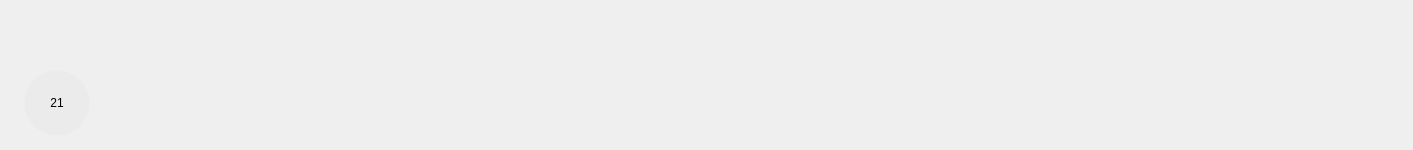
           <widget class="QWidget" name="rack_widget" native="true">
            <property name="minimumSize">
             <size>
              <width>0</width>
              <height>150</height>
             </size>
            </property>
            <layout class="QHBoxLayout" name="horizontalLayout_5">
             <property name="spacing">
              <number>3</number>
             </property>
             <property name="leftMargin">
              <number>0</number>
             </property>
             <property name="topMargin">
              <number>0</number>
             </property>
             <property name="rightMargin">
              <number>0</number>
             </property>
             <property name="bottomMargin">
              <number>0</number>
             </property>
             <item>
              <widget class="QWidget" name="widget_25" native="true">
               <property name="sizePolicy">
                <sizepolicy hsizetype="Fixed" vsizetype="Fixed">
                 <horstretch>0</horstretch>
                 <verstretch>0</verstretch>
                </sizepolicy>
               </property>
               <property name="minimumSize">
                <size>
                 <width>115</width>
                 <height>129</height>
                </size>
               </property>
               <property name="maximumSize">
                <size>
                 <width>115</width>
                 <height>129</height>
                </size>
               </property>
               <widget class="QLabel" name="label_7">
                <property name="geometry">
                 <rect>
                  <x>0</x>
                  <y>0</y>
                  <width>115</width>
                  <height>129</height>
                 </rect>
                </property>
                <property name="sizePolicy">
                 <sizepolicy hsizetype="Fixed" vsizetype="Fixed">
                  <horstretch>0</horstretch>
                  <verstretch>0</verstretch>
                 </sizepolicy>
                </property>
                <property name="minimumSize">
                 <size>
                  <width>115</width>
                  <height>129</height>
                 </size>
                </property>
                <property name="maximumSize">
                 <size>
                  <width>115</width>
                  <height>129</height>
                 </size>
                </property>
                <property name="text">
                 <string/>
                </property>
                <property name="pixmap">
                 <pixmap resource="../../probe_basic.qrc">:/images/rack_fork_dn.png</pixmap>
                </property>
                <property name="alignment">
                 <set>Qt::AlignCenter</set>
                </property>
               </widget>
               <widget class="QLabel" name="label_16">
                <property name="geometry">
                 <rect>
                  <x>24</x>
                  <y>60</y>
                  <width>66</width>
                  <height>66</height>
                 </rect>
                </property>
                <property name="sizePolicy">
                 <sizepolicy hsizetype="Fixed" vsizetype="Fixed">
                  <horstretch>0</horstretch>
                  <verstretch>0</verstretch>
                 </sizepolicy>
                </property>
                <property name="styleSheet">
                 <string notr="true">QLabel {
    border-style: transparent;
    border-color: rgb(235, 235, 235);
    border-width: 1px;
    border-radius: 33px;
    color: black;
    background: rgb(235, 235, 235);
	font: 75 21pt &quot;Bebas Kai&quot;;
}</string>
                </property>
                <property name="text">
                 <string>21</string>
                </property>
                <property name="alignment">
                 <set>Qt::AlignCenter</set>
                </property>
               </widget>
              </widget>
             </item>
             <item>
              <widget class="QLabel" name="label_6">
               <property name="sizePolicy">
                <sizepolicy hsizetype="Fixed" vsizetype="Fixed">
                 <horstretch>0</horstretch>
                 <verstretch>0</verstretch>
                </sizepolicy>
               </property>
               <property name="minimumSize">
                <size>
                 <width>115</width>
                 <height>129</height>
                </size>
               </property>
               <property name="maximumSize">
                <size>
                 <width>115</width>
                 <height>129</height>
                </size>
               </property>
               <property name="text">
                <string/>
               </property>
               <property name="pixmap">
                <pixmap resource="../../probe_basic.qrc">:/images/rack_fork_dn.png</pixmap>
               </property>
               <property name="alignment">
                <set>Qt::AlignCenter</set>
               </property>
              </widget>
             </item>
             <item>
              <widget class="QLabel" name="label_4">
               <property name="sizePolicy">
                <sizepolicy hsizetype="Fixed" vsizetype="Fixed">
                 <horstretch>0</horstretch>
                 <verstretch>0</verstretch>
                </sizepolicy>
               </property>
               <property name="minimumSize">
                <size>
                 <width>115</width>
                 <height>129</height>
                </size>
               </property>
               <property name="maximumSize">
                <size>
                 <width>115</width>
                 <height>129</height>
                </size>
               </property>
               <property name="text">
                <string/>
               </property>
               <property name="pixmap">
                <pixmap resource="../../probe_basic.qrc">:/images/rack_fork_dn.png</pixmap>
               </property>
               <property name="alignment">
                <set>Qt::AlignCenter</set>
               </property>
              </widget>
             </item>
             <item>
              <widget class="QLabel" name="label_3">
               <property name="sizePolicy">
                <sizepolicy hsizetype="Fixed" vsizetype="Fixed">
                 <horstretch>0</horstretch>
                 <verstretch>0</verstretch>
                </sizepolicy>
               </property>
               <property name="minimumSize">
                <size>
                 <width>115</width>
                 <height>129</height>
                </size>
               </property>
               <property name="maximumSize">
                <size>
                 <width>115</width>
                 <height>129</height>
                </size>
               </property>
               <property name="text">
                <string/>
               </property>
               <property name="pixmap">
                <pixmap resource="../../probe_basic.qrc">:/images/rack_fork_dn.png</pixmap>
               </property>
               <property name="alignment">
                <set>Qt::AlignCenter</set>
               </property>
              </widget>
             </item>
             <item>
              <widget class="QLabel" name="label_2">
               <property name="sizePolicy">
                <sizepolicy hsizetype="Fixed" vsizetype="Fixed">
                 <horstretch>0</horstretch>
                 <verstretch>0</verstretch>
                </sizepolicy>
               </property>
               <property name="minimumSize">
                <size>
                 <width>115</width>
                 <height>129</height>
                </size>
               </property>
               <property name="maximumSize">
                <size>
                 <width>115</width>
                 <height>129</height>
                </size>
               </property>
               <property name="text">
                <string/>
               </property>
               <property name="pixmap">
                <pixmap resource="../../probe_basic.qrc">:/images/rack_fork_dn.png</pixmap>
               </property>
               <property name="alignment">
                <set>Qt::AlignCenter</set>
               </property>
              </widget>
             </item>
             <item>
              <widget class="QLabel" name="label">
               <property name="sizePolicy">
                <sizepolicy hsizetype="Fixed" vsizetype="Fixed">
                 <horstretch>0</horstretch>
                 <verstretch>0</verstretch>
                </sizepolicy>
               </property>
               <property name="minimumSize">
                <size>
                 <width>115</width>
                 <height>129</height>
                </size>
               </property>
               <property name="maximumSize">
                <size>
                 <width>115</width>
                 <height>129</height>
                </size>
               </property>
               <property name="text">
                <string/>
               </property>
               <property name="pixmap">
                <pixmap resource="../../probe_basic.qrc">:/images/rack_fork_dn.png</pixmap>
               </property>
               <property name="alignment">
                <set>Qt::AlignCenter</set>
               </property>
              </widget>
             </item>
             <item>
              <widget class="QLabel" name="label_8">
               <property name="sizePolicy">
                <sizepolicy hsizetype="Fixed" vsizetype="Fixed">
                 <horstretch>0</horstretch>
                 <verstretch>0</verstretch>
                </sizepolicy>
               </property>
               <property name="minimumSize">
                <size>
                 <width>115</width>
                 <height>129</height>
                </size>
               </property>
               <property name="maximumSize">
                <size>
                 <width>115</width>
                 <height>129</height>
                </size>
               </property>
               <property name="text">
                <string/>
               </property>
               <property name="pixmap">
                <pixmap resource="../../probe_basic.qrc">:/images/rack_fork_dn.png</pixmap>
               </property>
               <property name="alignment">
                <set>Qt::AlignCenter</set>
               </property>
              </widget>
             </item>
             <item>
              <widget class="QLabel" name="label_9">
               <property name="sizePolicy">
                <sizepolicy hsizetype="Fixed" vsizetype="Fixed">
                 <horstretch>0</horstretch>
                 <verstretch>0</verstretch>
                </sizepolicy>
               </property>
               <property name="minimumSize">
                <size>
                 <width>115</width>
                 <height>129</height>
                </size>
               </property>
               <property name="maximumSize">
                <size>
                 <width>115</width>
                 <height>129</height>
                </size>
               </property>
               <property name="text">
                <string/>
               </property>
               <property name="pixmap">
                <pixmap resource="../../probe_basic.qrc">:/images/rack_fork_dn.png</pixmap>
               </property>
               <property name="alignment">
                <set>Qt::AlignCenter</set>
               </property>
              </widget>
             </item>
             <item>
              <widget class="QLabel" name="label_13">
               <property name="sizePolicy">
                <sizepolicy hsizetype="Fixed" vsizetype="Fixed">
                 <horstretch>0</horstretch>
                 <verstretch>0</verstretch>
                </sizepolicy>
               </property>
               <property name="minimumSize">
                <size>
                 <width>115</width>
                 <height>129</height>
                </size>
               </property>
               <property name="maximumSize">
                <size>
                 <width>115</width>
                 <height>129</height>
                </size>
               </property>
               <property name="text">
                <string/>
               </property>
               <property name="pixmap">
                <pixmap resource="../../probe_basic.qrc">:/images/rack_fork_dn.png</pixmap>
               </property>
               <property name="alignment">
                <set>Qt::AlignCenter</set>
               </property>
              </widget>
             </item>
             <item>
              <widget class="QLabel" name="label_12">
               <property name="sizePolicy">
                <sizepolicy hsizetype="Fixed" vsizetype="Fixed">
                 <horstretch>0</horstretch>
                 <verstretch>0</verstretch>
                </sizepolicy>
               </property>
               <property name="minimumSize">
                <size>
                 <width>115</width>
                 <height>129</height>
                </size>
               </property>
               <property name="maximumSize">
                <size>
                 <width>115</width>
                 <height>129</height>
                </size>
               </property>
               <property name="text">
                <string/>
               </property>
               <property name="pixmap">
                <pixmap resource="../../probe_basic.qrc">:/images/rack_fork_dn.png</pixmap>
               </property>
               <property name="alignment">
                <set>Qt::AlignCenter</set>
               </property>
              </widget>
             </item>
             <item>
              <widget class="QLabel" name="label_11">
               <property name="sizePolicy">
                <sizepolicy hsizetype="Fixed" vsizetype="Fixed">
                 <horstretch>0</horstretch>
                 <verstretch>0</verstretch>
                </sizepolicy>
               </property>
               <property name="minimumSize">
                <size>
                 <width>115</width>
                 <height>129</height>
                </size>
               </property>
               <property name="maximumSize">
                <size>
                 <width>115</width>
                 <height>129</height>
                </size>
               </property>
               <property name="text">
                <string/>
               </property>
               <property name="pixmap">
                <pixmap resource="../../probe_basic.qrc">:/images/rack_fork_dn.png</pixmap>
               </property>
               <property name="alignment">
                <set>Qt::AlignCenter</set>
               </property>
              </widget>
             </item>
             <item>
              <widget class="QLabel" name="label_10">
               <property name="sizePolicy">
                <sizepolicy hsizetype="Fixed" vsizetype="Fixed">
                 <horstretch>0</horstretch>
                 <verstretch>0</verstretch>
                </sizepolicy>
               </property>
               <property name="minimumSize">
                <size>
                 <width>115</width>
                 <height>129</height>
                </size>
               </property>
               <property name="maximumSize">
                <size>
                 <width>115</width>
                 <height>129</height>
                </size>
               </property>
               <property name="text">
                <string/>
               </property>
               <property name="pixmap">
                <pixmap resource="../../probe_basic.qrc">:/images/rack_fork_dn.png</pixmap>
               </property>
               <property name="alignment">
                <set>Qt::AlignCenter</set>
               </property>
              </widget>
             </item>
            </layout>
           </widget>
